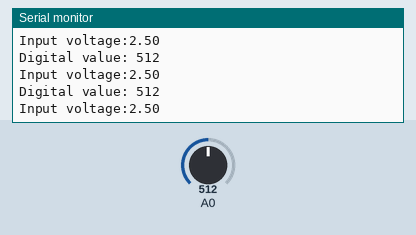
The sketch below on a simulated Arduino Uno, built with avr-gcc and run on an emulated ATmega328P. Shown: the last lines printed to the serial monitor. The inputs (shaded band) are chosen by the test bench; at power-on: A0 = 512.

Above: at 1.2 s.
1.3 s: A0 set to 716
At 1.72 s:
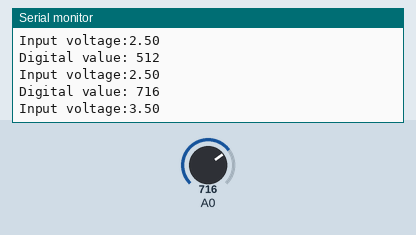
2.8 s: A0 set to 900
At 2.92 s:
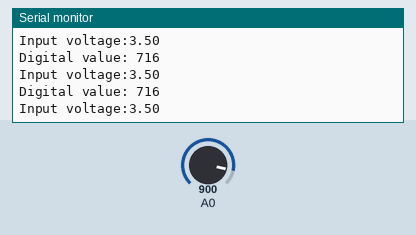
Timing chart, 0 to 5.8 s (numbered marks = the images above; inputs shaded):
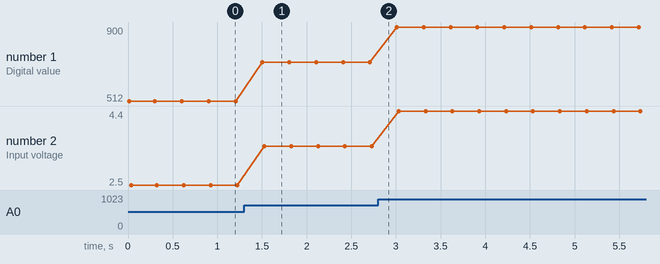

The sketch:

sketch_2.ino
```cpp
/*DELUPPGIFT 1.2 Ta 5V och GND från din Arduino UNO och bevisa att du kan använda
 vridpotentiometern som spänningsdelare, och mät in värdet på ADC via pinne A0 tex
 med 300 msec*/

void setup() {
  Serial.begin(9600);
  Serial.println("UNO is ready!");
}

void loop() {
  int adcValue = analogRead(A0);
  float voltage = adcValue * (5.0 / 1023.0);

  Serial.print("Digital value: ");
  Serial.println(adcValue);
  Serial.print("Input voltage:");
  Serial.println(voltage);
  delay(300);
}
```

Measured:
- after the input at 1.3 s, the serial monitor: prints a new line after 0.20 s (image 1)
- plotted number 1: 512 → 716 after the input at 1.3 s, 716 → 900 after the input at 2.8 s
- plotted number 2: 2.5 → 3.5 after the input at 1.3 s, 3.5 → 4.4 after the input at 2.8 s
